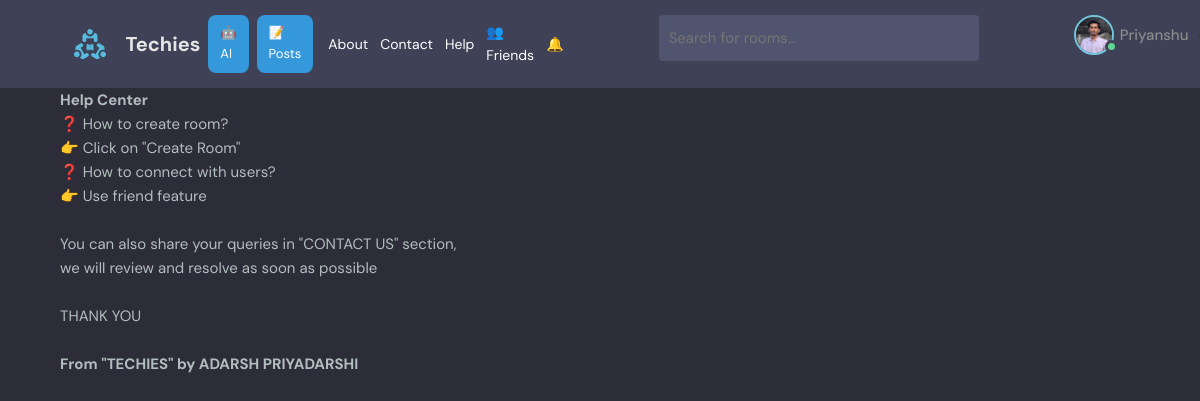
Screenshot of /help/ (signed in) with the database file from the repository.
### base/models.py (models this page shows)
class User(AbstractUser):
    name = models.CharField(max_length=200, null=True)
    email = models.EmailField(unique=True, null=True)
    bio = models.TextField(null=True)
    avatar = models.ImageField(null=True, default="avatar.svg")
    friends = models.ManyToManyField("self", blank=True)
    USERNAME_FIELD = 'email'
    REQUIRED_FIELDS = []

### base/views.py (the view)
# urls.py: path('help/', views.helpPage, name="help"),
def helpPage(request):
    return render(request, 'base/help.html')

### base/context_processors.py (called while the page is built)
def notification_count(request):
    if request.user.is_authenticated:
        count = FriendRequest.objects.filter(
            receiver=request.user,
            accepted=False
        ).count()
        return {'pending_requests_count': count}
    return {'pending_requests_count': 0}

### base/templates/base/help.html
{% extends 'main.html' %}
{% block content %}
<div class="container">
  <h2>Help Center</h2>
  <p>❓ How to create room?</p>
  <p>👉 Click on "Create Room"</p>
  <p>❓ How to connect with users?</p>
  <p>👉 Use friend feature</p> <br>
  <p>You can also share your queries in "CONTACT US" section,<br>
     we will review and resolve as soon as possible</p> <br>
     <p>THANK YOU </p><br>
     <b><p><h1>From "TECHIES" by ADARSH PRIYADARSHI</h1></p></b>
</div>
{% endblock %}

### templates/navbar.html (shortened to what this page needs)
{% load static %}
<header class="header header--loggedIn">
  <div class="container">
    <div class="nav-left">
      <a href="{% url 'home' %}" class="header__logo">
        <img src="{% static 'images/logo.svg' %}" />
        <h1>Techies</h1>
      </a>
      <a href="{% url 'ai' %}" class="nav-btn">🤖 AI</a>
      <a href="{% url 'posts' %}" class="nav-btn">📝 Posts</a>
      <div class="nav-links">
  <a href="{% url 'about' %}">About</a>
  <a href="{% url 'contact' %}">Contact</a>
  <a href="{% url 'help' %}">Help</a>
  <a href="{% url 'friends' %}" style="position:relative;">
    👥 Friends
  </a>
  <a href="{% url 'notifications' %}" style="position:relative;">
    🔔
  </a>
</div>
    </div>
    <form class="header__search" method="GET" action="{% url 'home' %}">
      <label>
        <input name="q" placeholder="Search for rooms..." />
      </label>
    </form>
    <nav class="header__menu">
  {% if request.user.is_authenticated %}
  <div class="header__user" style="display:flex; align-items:center; gap:8px;">
    <a href="{% url 'user-profile' request.user.id %}" style="display:flex; align-items:center; gap:6px;">
      <div class="avatar avatar--medium active">
        <img src="{{request.user.avatar.url}}" />
      </div>
      <p>{{request.user.username}}</p>
    </a>
    <button class="dropdown-button" style="background:none; border:none; cursor:pointer;">
    </button>
  </div>
  {% else %}
  <a href="{% url 'login' %}">
    <p>Login</p>
  </a>
  {% endif %}
</nav>
  </div>
</header>

### static/styles/style.css (style rules this page uses)
:root { --color-main: #71c6dd; --color-main-light: #e1f6fb; --color-dark: #3f4156; --color-dark-medium: #51546e; --color-dark-light: #696d97; --color-light: #e5e5e5; --color-gray: #8b8b8b; --color-light-gray: #b2bdbd; --color-bg: #2d2d39; --color-success: #5dd693; --color-error: #fc4b0b; }
* { font-family: "DM Sans", -apple-system, BlinkMacSystemFont, "Segoe UI", Roboto, Oxygen, Ubuntu, Cantarell, "Open Sans", "Helvetica Neue", sans-serif; margin: 0; padding: 0; box-sizing: border-box; text-rendering: optimizeLegibility; font-size: inherit; }
html { font-size: 56.25%; }
@media only screen and (min-width: 1200px) { html { font-size: 62.5%; } }
body { line-height: 1.6; font-weight: 400; font-size: 1.5rem; color: var(--color-light-gray); background-color: var(--color-bg); min-height: 100vh; }
img { width: 100%; }
a { display: inline-block; color: var(--color-main); text-decoration: none; }
.container { max-width: 120rem; width: 90%; margin: auto; }
.avatar { position: relative; display: inline-block; border-radius: 50%; border: 2px solid var(--color-main); }
.avatar img { display: block; border-radius: 50%; object-fit: cover; object-position: center; }
.avatar::after { content: ""; display: block; position: absolute; background-color: var(--color-gray); z-index: 111; border-radius: 50%; border: 0.3rem solid var(--color-dark); }
.avatar.active::after { background-color: var(--color-success); }
.avatar.avatar--medium img { width: 3.6rem; height: 3.6rem; border-radius: 50%; }
.avatar.avatar--medium:after { width: 0.7rem; height: 0.7rem; bottom: 0px; right: -6px; }
.header { padding: 1.5rem; background-color: var(--color-dark); }
.header > .container { display: flex; gap: 9.5rem; }
.header__logo, .header__user { display: flex; gap: 2rem; align-items: center; }
.header__logo > img { height: 3.2rem; width: 3.2rem; }
.header__logo > h1 { font-weight: 700; font-size: 2rem; color: var(--color-light); }
.header__search > label { background-color: var(--color-dark-medium); padding: 1.3rem 1rem; display: flex; align-items: center; gap: 1rem; border-radius: 4px; }
.header__search input { width: 30rem; background: transparent; border: none; outline: none; color: var(--color-light); }
.header__menu { margin-left: auto; position: relative; }
.header__menu a { display: flex; gap: 1.5rem; align-items: center; font-weight: 500; text-decoration: none; color: var(--color-gray); }
.header__menu img { height: 3.6rem; }
.header__menu p { line-height: 1.2; }
.dropdown-button { background: transparent; border: 0; outline: 0; cursor: pointer; }

### templates/navbar.html (style rules this page uses)
.nav-btn { padding: 8px 12px; background-color: #3498db; color: white; border-radius: 8px; font-size: 13px; text-decoration: none; margin-left: 8px; }
.nav-links { display: flex; align-items: center; gap: 12px; margin-left: 15px; }
.nav-links a { color: white; text-decoration: none; font-size: 14px; }
.nav-left { display: flex; align-items: center; }

### rows the page displays
User: user.avatar (picture), user.username "Priyanshu"
